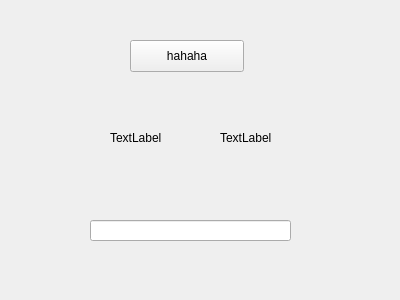
<?xml version="1.0" encoding="UTF-8"?>
<ui version="4.0">
 <class>Widget</class>
 <widget class="QWidget" name="Widget">
  <property name="geometry">
   <rect>
    <x>0</x>
    <y>0</y>
    <width>400</width>
    <height>300</height>
   </rect>
  </property>
  <property name="windowTitle">
   <string>Widget</string>
  </property>
  <widget class="QPushButton" name="pushButton">
   <property name="geometry">
    <rect>
     <x>130</x>
     <y>40</y>
     <width>114</width>
     <height>32</height>
    </rect>
   </property>
   <property name="text">
    <string>hahaha</string>
   </property>
  </widget>
  <widget class="QLabel" name="label_1">
   <property name="geometry">
    <rect>
     <x>110</x>
     <y>130</y>
     <width>62</width>
     <height>16</height>
    </rect>
   </property>
   <property name="text">
    <string>TextLabel</string>
   </property>
  </widget>
  <widget class="QLabel" name="label_2">
   <property name="geometry">
    <rect>
     <x>220</x>
     <y>130</y>
     <width>62</width>
     <height>16</height>
    </rect>
   </property>
   <property name="text">
    <string>TextLabel</string>
   </property>
  </widget>
  <widget class="QLineEdit" name="lineEdit">
   <property name="geometry">
    <rect>
     <x>90</x>
     <y>220</y>
     <width>201</width>
     <height>21</height>
    </rect>
   </property>
  </widget>
 </widget>
 <layoutdefault spacing="6" margin="11"/>
 <resources/>
 <connections/>
</ui>
